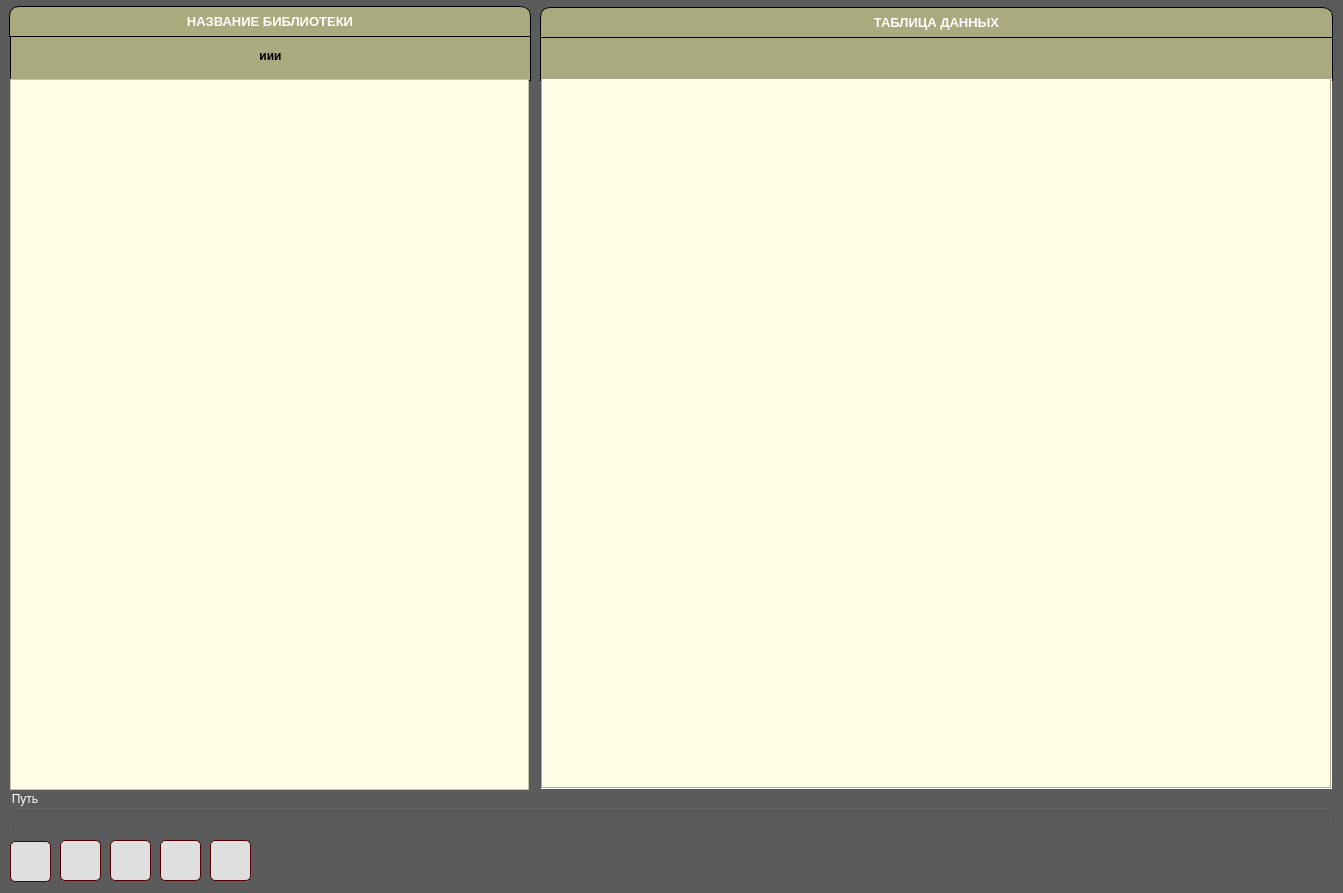
<?xml version="1.0" encoding="UTF-8"?>
<ui version="4.0">
 <class>MainWindow</class>
 <widget class="QMainWindow" name="MainWindow">
  <property name="geometry">
   <rect>
    <x>0</x>
    <y>0</y>
    <width>1343</width>
    <height>893</height>
   </rect>
  </property>
  <property name="windowTitle">
   <string>Hierarchic</string>
  </property>
  <property name="windowIcon">
   <iconset>
    <normaloff>../IMG/icon.ico</normaloff>../IMG/icon.ico</iconset>
  </property>
  <property name="styleSheet">
   <string notr="true">background-color: rgb(91, 91, 91)</string>
  </property>
  <widget class="QWidget" name="centralwidget">
   <widget class="QLabel" name="bib_name">
    <property name="geometry">
     <rect>
      <x>10</x>
      <y>30</y>
      <width>521</width>
      <height>51</height>
     </rect>
    </property>
    <property name="font">
     <font>
      <weight>75</weight>
      <bold>true</bold>
     </font>
    </property>
    <property name="styleSheet">
     <string notr="true">border: 1px solid rgb(0, 0, 0);
background-color: rgb(170, 170, 127);
color: rgb(0, 0, 0)</string>
    </property>
    <property name="text">
     <string>иии</string>
    </property>
    <property name="alignment">
     <set>Qt::AlignCenter</set>
    </property>
    <property name="wordWrap">
     <bool>true</bool>
    </property>
   </widget>
   <widget class="QLabel" name="path">
    <property name="geometry">
     <rect>
      <x>540</x>
      <y>30</y>
      <width>793</width>
      <height>51</height>
     </rect>
    </property>
    <property name="font">
     <font>
      <weight>75</weight>
      <bold>true</bold>
     </font>
    </property>
    <property name="styleSheet">
     <string notr="true">border: 1px solid rgb(0, 0, 0);
background-color: rgb(170, 170, 127);
color: rgb(0, 0, 0);</string>
    </property>
    <property name="text">
     <string/>
    </property>
    <property name="alignment">
     <set>Qt::AlignCenter</set>
    </property>
    <property name="wordWrap">
     <bool>true</bool>
    </property>
   </widget>
   <widget class="QTableWidget" name="table">
    <property name="geometry">
     <rect>
      <x>541</x>
      <y>78</y>
      <width>791</width>
      <height>711</height>
     </rect>
    </property>
    <property name="styleSheet">
     <string notr="true">border-bottom-right-radius: 1em 10%;
background-color: rgb(255, 254, 229)</string>
    </property>
    <property name="frameShape">
     <enum>QFrame::Box</enum>
    </property>
   </widget>
   <widget class="QPushButton" name="b_add">
    <property name="geometry">
     <rect>
      <x>60</x>
      <y>840</y>
      <width>41</width>
      <height>41</height>
     </rect>
    </property>
    <property name="toolTip">
     <string>&lt;html&gt;&lt;head/&gt;&lt;body&gt;&lt;p&gt;&lt;span style=&quot; font-weight:600; font-style:italic;&quot;&gt;Добавить, переименовать:&lt;/span&gt;&lt;span style=&quot; font-style:italic;&quot;&gt; раздел или документ&lt;/span&gt;&lt;/p&gt;&lt;/body&gt;&lt;/html&gt;</string>
    </property>
    <property name="styleSheet">
     <string notr="true">QPushButton::hover {
background-color: rgb(255, 255, 255);
}


QPushButton {
background-color: rgb(223, 223, 223);
border: 1px solid rgb(85, 0, 0);
border-radius: 5%;
color: rgb(255, 0, 0)
}
</string>
    </property>
    <property name="text">
     <string/>
    </property>
    <property name="icon">
     <iconset>
      <normaloff>../IMG/ierarchic.ico</normaloff>../IMG/ierarchic.ico</iconset>
    </property>
    <property name="iconSize">
     <size>
      <width>32</width>
      <height>32</height>
     </size>
    </property>
   </widget>
   <widget class="QPushButton" name="b_delete">
    <property name="geometry">
     <rect>
      <x>110</x>
      <y>840</y>
      <width>41</width>
      <height>41</height>
     </rect>
    </property>
    <property name="toolTip">
     <string>&lt;html&gt;&lt;head/&gt;&lt;body&gt;&lt;p&gt;&lt;span style=&quot; font-weight:600; font-style:italic;&quot;&gt;Удалить&lt;/span&gt;&lt;span style=&quot; font-style:italic;&quot;&gt; раздел&lt;/span&gt;&lt;/p&gt;&lt;/body&gt;&lt;/html&gt;</string>
    </property>
    <property name="styleSheet">
     <string notr="true">QPushButton::hover {
background-color: rgb(255, 255, 255);
}


QPushButton {
background-color: rgb(223, 223, 223);
border: 1px solid rgb(85, 0, 0);
border-radius: 5%;
color: rgb(255, 0, 0)
}
</string>
    </property>
    <property name="text">
     <string/>
    </property>
    <property name="icon">
     <iconset>
      <normaloff>../IMG/delete.ico</normaloff>../IMG/delete.ico</iconset>
    </property>
    <property name="iconSize">
     <size>
      <width>32</width>
      <height>32</height>
     </size>
    </property>
   </widget>
   <widget class="QPushButton" name="b_open">
    <property name="geometry">
     <rect>
      <x>10</x>
      <y>841</y>
      <width>41</width>
      <height>41</height>
     </rect>
    </property>
    <property name="toolTip">
     <string>&lt;html&gt;&lt;head/&gt;&lt;body&gt;&lt;p&gt;&lt;span style=&quot; font-weight:600; font-style:italic;&quot;&gt;Открыть &lt;/span&gt;&lt;span style=&quot; font-style:italic;&quot;&gt;библиотеку&lt;/span&gt;&lt;/p&gt;&lt;/body&gt;&lt;/html&gt;</string>
    </property>
    <property name="styleSheet">
     <string notr="true">QPushButton {
background-color: rgb(223, 223, 223);
border: 1px solid rgb(85, 0, 0);
border-radius: 5%;
color: rgb(255, 0, 0)
}

QPushButton::hover {
background-color: rgb(255, 255, 255);
transition: 3s background-color;
}
</string>
    </property>
    <property name="text">
     <string/>
    </property>
    <property name="icon">
     <iconset>
      <normaloff>../IMG/open.ico</normaloff>../IMG/open.ico</iconset>
    </property>
    <property name="iconSize">
     <size>
      <width>32</width>
      <height>32</height>
     </size>
    </property>
   </widget>
   <widget class="QPushButton" name="b_find">
    <property name="geometry">
     <rect>
      <x>160</x>
      <y>840</y>
      <width>41</width>
      <height>41</height>
     </rect>
    </property>
    <property name="styleSheet">
     <string notr="true">QPushButton::hover {
background-color: rgb(255, 255, 255);
}


QPushButton {
background-color: rgb(223, 223, 223);
border: 1px solid rgb(85, 0, 0);
border-radius: 5%;
color: rgb(255, 0, 0)
}
</string>
    </property>
    <property name="text">
     <string/>
    </property>
    <property name="icon">
     <iconset>
      <normaloff>../IMG/find.ico</normaloff>../IMG/find.ico</iconset>
    </property>
    <property name="iconSize">
     <size>
      <width>32</width>
      <height>32</height>
     </size>
    </property>
   </widget>
   <widget class="QLabel" name="bib_name_2">
    <property name="geometry">
     <rect>
      <x>9</x>
      <y>6</y>
      <width>522</width>
      <height>31</height>
     </rect>
    </property>
    <property name="font">
     <font>
      <pointsize>10</pointsize>
      <weight>75</weight>
      <bold>true</bold>
     </font>
    </property>
    <property name="styleSheet">
     <string notr="true">border: 1px solid rgb(0, 0, 0);
border-top-left-radius: 10%;
border-top-right-radius: 10%;
background-color: rgb(170, 170, 127);
color:rgb(255, 255, 255)</string>
    </property>
    <property name="text">
     <string>НАЗВАНИЕ БИБЛИОТЕКИ</string>
    </property>
    <property name="alignment">
     <set>Qt::AlignCenter</set>
    </property>
    <property name="wordWrap">
     <bool>true</bool>
    </property>
   </widget>
   <widget class="QLabel" name="path_2">
    <property name="geometry">
     <rect>
      <x>540</x>
      <y>7</y>
      <width>793</width>
      <height>31</height>
     </rect>
    </property>
    <property name="font">
     <font>
      <pointsize>10</pointsize>
      <weight>75</weight>
      <bold>true</bold>
     </font>
    </property>
    <property name="styleSheet">
     <string notr="true">border: 1px solid rgb(0, 0, 0);
border-top-left-radius: 10%;
border-top-right-radius: 10%;
background-color: rgb(170, 170, 127);
color:rgb(255, 255, 255)</string>
    </property>
    <property name="text">
     <string>ТАБЛИЦА ДАННЫХ</string>
    </property>
    <property name="alignment">
     <set>Qt::AlignCenter</set>
    </property>
    <property name="wordWrap">
     <bool>true</bool>
    </property>
   </widget>
   <widget class="QListWidget" name="catalogs">
    <property name="geometry">
     <rect>
      <x>10</x>
      <y>79</y>
      <width>519</width>
      <height>711</height>
     </rect>
    </property>
    <property name="styleSheet">
     <string notr="true">background-color: rgb(255, 254, 229)</string>
    </property>
    <property name="iconSize">
     <size>
      <width>0</width>
      <height>0</height>
     </size>
    </property>
    <property name="viewMode">
     <enum>QListView::ListMode</enum>
    </property>
   </widget>
   <widget class="QPushButton" name="sort">
    <property name="geometry">
     <rect>
      <x>210</x>
      <y>840</y>
      <width>41</width>
      <height>41</height>
     </rect>
    </property>
    <property name="toolTip">
     <string>&lt;html&gt;&lt;head/&gt;&lt;body&gt;&lt;p&gt;&lt;span style=&quot; font-weight:600; font-style:italic;&quot;&gt;Библиотека:&lt;/span&gt;&lt;span style=&quot; font-style:italic;&quot;&gt; сортировка&lt;/span&gt;&lt;/p&gt;&lt;/body&gt;&lt;/html&gt;</string>
    </property>
    <property name="styleSheet">
     <string notr="true">QPushButton::hover {
background-color: rgb(255, 255, 255);
}


QPushButton {
background-color: rgb(223, 223, 223);
border: 1px solid rgb(85, 0, 0);
border-radius: 5%;
color: rgb(255, 0, 0)
}
</string>
    </property>
    <property name="text">
     <string/>
    </property>
    <property name="icon">
     <iconset>
      <normaloff>../IMG/sort.ico</normaloff>../IMG/sort.ico</iconset>
    </property>
    <property name="iconSize">
     <size>
      <width>32</width>
      <height>32</height>
     </size>
    </property>
   </widget>
   <widget class="QGroupBox" name="groupBox">
    <property name="geometry">
     <rect>
      <x>10</x>
      <y>790</y>
      <width>1321</width>
      <height>41</height>
     </rect>
    </property>
    <property name="styleSheet">
     <string notr="true">color: white;</string>
    </property>
    <property name="title">
     <string>Путь</string>
    </property>
   </widget>
  </widget>
 </widget>
 <tabstops>
  <tabstop>table</tabstop>
  <tabstop>b_open</tabstop>
  <tabstop>b_add</tabstop>
  <tabstop>b_delete</tabstop>
 </tabstops>
 <resources/>
 <connections/>
</ui>
